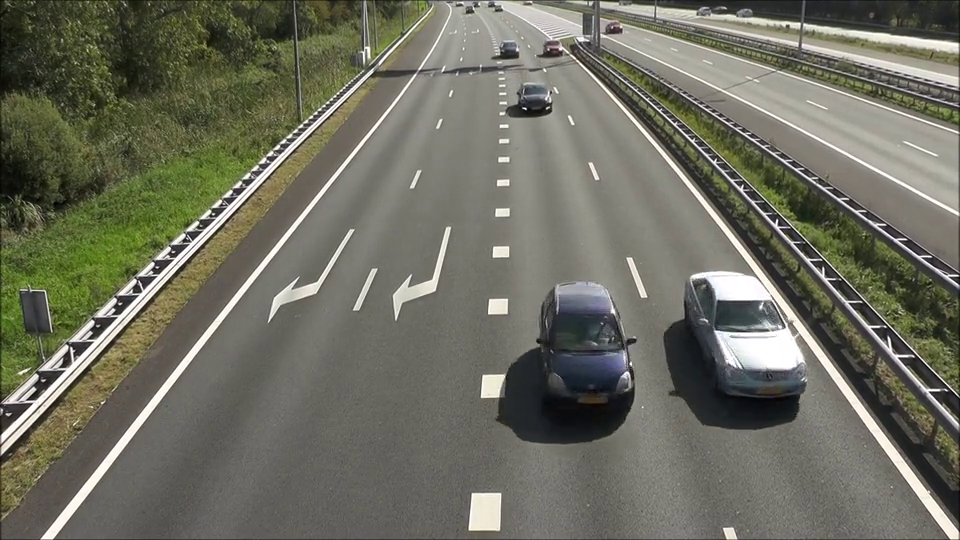
#> input picture frame 60 of backend/samples/cctv_traffic.mp4, 960 x 540 px, given in place of cctv_junction_720p.mp4, which was not available
$ python test_smart_hud.py
#> lines starting #> are read from the running program, lines starting #| are printed output that depends on the picture; after the words box and inside, x2 and y2 are one past the last pixel; in counts of white or black regions, pixels touching at a corner belong together; pictures that were not available may be replaced by others from this repository, and a replacement may not be noted
import cv2
import numpy as np
import datetime

def draw_smart_city_cctv_hud(
    frame: np.ndarray,
    vehicle_box: np.ndarray,
    violation_type: str,
    plate_number: str,
    confidence: float,
    speed_kmh: float = None,
    speed_limit_kmh: float = 50.0,
    rider_box: np.ndarray = None,
    plate_crop: np.ndarray = None,
    location_str: str = "CAM-04-NORTH | SECTOR 4 JUNCTION",
    timestamp_str: str = None
) -> np.ndarray:
    annotated = frame.copy()
    h, w = annotated.shape[:2]

    if timestamp_str is None:
        timestamp_str = datetime.datetime.now().strftime("%Y-%m-%d %H:%M:%S IST")

    # 1. Top HUD Bar (Dark glass)
    top_bar_h = 42
    overlay = annotated.copy()
    cv2.rectangle(overlay, (0, 0), (w, top_bar_h), (15, 15, 20), -1)
    cv2.addWeighted(overlay, 0.75, annotated, 0.25, 0, annotated)
    cv2.line(annotated, (0, top_bar_h), (w, top_bar_h), (0, 180, 255), 1)

    # Top Bar Text
    # Left: Rec badge
    cv2.circle(annotated, (20, 21), 6, (0, 0, 240), -1)
    cv2.putText(annotated, "AI SURVEILLANCE LIVE", (34, 26), cv2.FONT_HERSHEY_DUPLEX, 0.48, (255, 255, 255), 1)

    # Center: Camera Info
    cam_text = f"POV: POLE-MOUNTED TOP-VIEW | {location_str}"
    (tw, th), _ = cv2.getTextSize(cam_text, cv2.FONT_HERSHEY_DUPLEX, 0.45, 1)
    cv2.putText(annotated, cam_text, ((w - tw) // 2, 26), cv2.FONT_HERSHEY_DUPLEX, 0.45, (220, 220, 220), 1)

    # Right: Timestamp
    (tw_ts, _), _ = cv2.getTextSize(timestamp_str, cv2.FONT_HERSHEY_DUPLEX, 0.45, 1)
    cv2.putText(annotated, timestamp_str, (w - tw_ts - 20, 26), cv2.FONT_HERSHEY_DUPLEX, 0.45, (0, 240, 255), 1)

    # 2. Vehicle Bounding Box (High-tech red surveillance box)
    vx1, vy1, vx2, vy2 = vehicle_box
    # Main rectangle
    cv2.rectangle(annotated, (vx1, vy1), (vx2, vy2), (0, 0, 255), 2)
    # Tech corner brackets
    c_len = min(20, (vx2 - vx1) // 3, (vy2 - vy1) // 3)
    c_thick = 3
    # Top-left
    cv2.line(annotated, (vx1, vy1), (vx1 + c_len, vy1), (0, 255, 255), c_thick)
    cv2.line(annotated, (vx1, vy1), (vx1, vy1 + c_len), (0, 255, 255), c_thick)
    # Top-right
    cv2.line(annotated, (vx2, vy1), (vx2 - c_len, vy1), (0, 255, 255), c_thick)
    cv2.line(annotated, (vx2, vy1), (vx2, vy1 + c_len), (0, 255, 255), c_thick)
    # Bottom-left
    cv2.line(annotated, (vx1, vy2), (vx1 + c_len, vy2), (0, 255, 255), c_thick)
    cv2.line(annotated, (vx1, vy2), (vx1, vy2 - c_len), (0, 255, 255), c_thick)
    # Bottom-right
    cv2.line(annotated, (vx2, vy2), (vx2 - c_len, vy2), (0, 255, 255), c_thick)
    cv2.line(annotated, (vx2, vy2), (vx2, vy2 - c_len), (0, 255, 255), c_thick)

    # Violation label over vehicle
    if violation_type == "Over Speeding" and speed_kmh is not None:
        v_title = f"VIOLATION: SPEED {speed_kmh:.1f} KM/H (LIMIT {speed_limit_kmh:.0f})"
    elif violation_type == "Red Light Violation":
        v_title = "VIOLATION: RED LIGHT SIGNAL JUMP"
    elif violation_type == "Wrong Side Driving":
        v_title = "VIOLATION: WRONG LANE / COUNTER-FLOW"
    elif violation_type == "Helmet Violation":
        v_title = f"VIOLATION: NO HELMET ({int(confidence*100)}%)"
    else:
        v_title = f"VIOLATION: {violation_type.upper()}"

    (lw, lh), _ = cv2.getTextSize(v_title, cv2.FONT_HERSHEY_DUPLEX, 0.52, 1)
    tag_y = max(top_bar_h + 20, vy1)
    cv2.rectangle(annotated, (vx1, tag_y - lh - 10), (vx1 + lw + 12, tag_y), (0, 0, 220), -1)
    cv2.rectangle(annotated, (vx1, tag_y - lh - 10), (vx1 + lw + 12, tag_y), (0, 255, 255), 1)
    cv2.putText(annotated, v_title, (vx1 + 6, tag_y - 4), cv2.FONT_HERSHEY_DUPLEX, 0.52, (255, 255, 255), 1)

    # Rider box if applicable
    if rider_box is not None:
        rx1, ry1, rx2, ry2 = rider_box
        cv2.rectangle(annotated, (rx1, ry1), (rx2, ry2), (0, 165, 255), 2)
        cv2.putText(annotated, "RIDER", (rx1, max(top_bar_h + 15, ry1 - 4)), cv2.FONT_HERSHEY_DUPLEX, 0.42, (0, 165, 255), 1)

    # 3. Bottom-Left Card: Offense & Legal Notice
    card_w, card_h = 320, 85
    card_x, card_y = 15, h - card_h - 15
    card_overlay = annotated.copy()
    cv2.rectangle(card_overlay, (card_x, card_y), (card_x + card_w, card_y + card_h), (15, 15, 25), -1)
    cv2.addWeighted(card_overlay, 0.85, annotated, 0.15, 0, annotated)
    cv2.rectangle(annotated, (card_x, card_y), (card_x + card_w, card_y + card_h), (0, 0, 255), 2)

    cv2.putText(annotated, "TRAFFIC POLICE DIGITAL CHALLAN", (card_x + 10, card_y + 20), cv2.FONT_HERSHEY_DUPLEX, 0.45, (0, 220, 255), 1)
    cv2.putText(annotated, f"OFFENSE: {violation_type}", (card_x + 10, card_y + 42), cv2.FONT_HERSHEY_DUPLEX, 0.50, (255, 255, 255), 1)
    cv2.putText(annotated, f"PLATE: {plate_number}", (card_x + 10, card_y + 65), cv2.FONT_HERSHEY_DUPLEX, 0.55, (0, 255, 255), 2)

    # 4. Bottom-Right Card: ANPR Plate Inset
    pip_w, pip_h = 240, 85
    pip_x, pip_y = w - pip_w - 15, h - pip_h - 15
    pip_overlay = annotated.copy()
    cv2.rectangle(pip_overlay, (pip_x, pip_y), (pip_x + pip_w, pip_y + pip_h), (15, 15, 25), -1)
    cv2.addWeighted(pip_overlay, 0.85, annotated, 0.15, 0, annotated)
    cv2.rectangle(annotated, (pip_x, pip_y), (pip_x + pip_w, pip_y + pip_h), (0, 200, 255), 1)

    cv2.putText(annotated, "AUTOMATIC NUMBER PLATE (ANPR)", (pip_x + 10, pip_y + 18), cv2.FONT_HERSHEY_DUPLEX, 0.38, (0, 200, 255), 1)

    # If plate crop image is available, embed it inside PIP card
    if plate_crop is not None and plate_crop.size > 0:
        crop_target_w = 95
        crop_target_h = 45
        resized_crop = cv2.resize(plate_crop, (crop_target_w, crop_target_h))
        crop_x = pip_x + 10
        crop_y = pip_y + 28
        annotated[crop_y:crop_y + crop_target_h, crop_x:crop_x + crop_target_w] = resized_crop
        cv2.rectangle(annotated, (crop_x, crop_y), (crop_x + crop_target_w, crop_y + crop_target_h), (255, 255, 255), 1)

        # Plate text beside crop
        text_x = crop_x + crop_target_w + 10
        cv2.putText(annotated, plate_number, (text_x, pip_y + 46), cv2.FONT_HERSHEY_DUPLEX, 0.52, (255, 255, 255), 2)
        cv2.putText(annotated, f"CONF: {int(confidence*100)}%", (text_x, pip_y + 68), cv2.FONT_HERSHEY_DUPLEX, 0.40, (0, 255, 0), 1)
    else:
        cv2.putText(annotated, plate_number, (pip_x + 15, pip_y + 48), cv2.FONT_HERSHEY_DUPLEX, 0.65, (255, 255, 255), 2)
        cv2.putText(annotated, f"OCR CONF: {int(confidence*100)}%", (pip_x + 15, pip_y + 70), cv2.FONT_HERSHEY_DUPLEX, 0.42, (0, 255, 0), 1)

    return annotated

if __name__ == "__main__":
    cap = cv2.VideoCapture("samples/cctv_junction_720p.mp4")
    cap.set(cv2.CAP_PROP_POS_FRAMES, 60)
    ret, frame = cap.read()
#> frame is the input picture: shape (540, 960, 3); mean B, G, R 96.6, 109.9, 109.9
    cap.release()
    if ret:
        dummy_vbox = np.array([450, 300, 560, 420])
        dummy_crop = frame[360:410, 460:550]
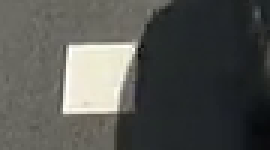
#> dummy_crop: shape (50, 90, 3) (shown 3 times larger); mean B, G, R 80.4, 84.3, 83.4
        out = draw_smart_city_cctv_hud(
            frame, dummy_vbox, "Red Light Violation", "TN09AB1234", 0.94,
            speed_kmh=64.2, plate_crop=dummy_crop
        )
#> in draw_smart_city_cctv_hud, `cv2.rectangle(overlay, (0, 0), (w, top_bar_h), (15, 15, 20), -1)`:
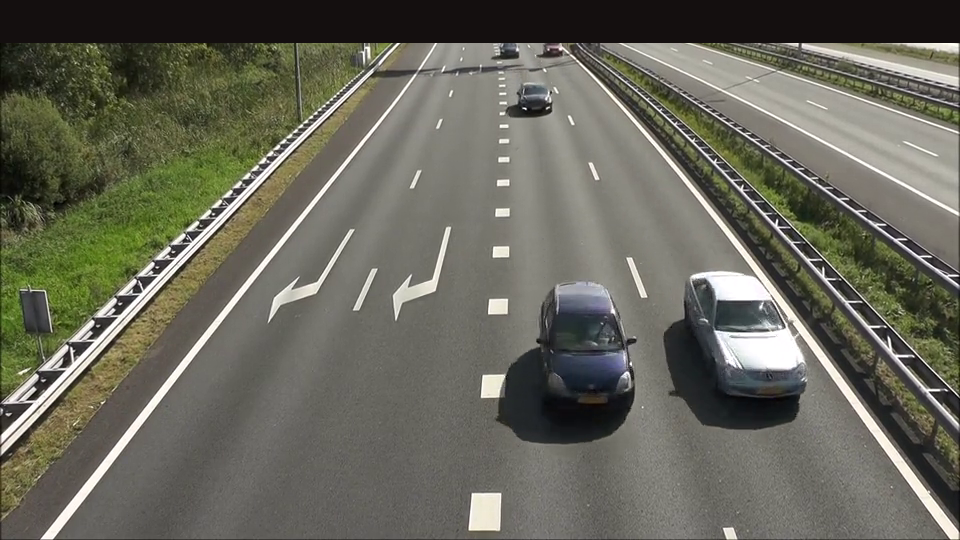
#> overlay: shape (540, 960, 3); 7.96% of pixels changed, all inside (x1, y1, x2, y2) = (0, 0, 960, 43)
#> in draw_smart_city_cctv_hud, `cv2.circle(annotated, (20, 21), 6, (0, 0, 240), -1)`: annotated: shape (540, 960, 3); mean B, G, R 92.3, 105, 105.6
#> in draw_smart_city_cctv_hud, `cv2.line(annotated, (vx1, vy1), (vx1 + c_len, vy1), (0, 255, 255), c_t..`: annotated: shape (540, 960, 3); mean B, G, R 92.8, 105.7, 107
#> in draw_smart_city_cctv_hud, `cv2.line(annotated, (vx1, vy1), (vx1, vy1 + c_len), (0, 255, 255), c_t..`: annotated: shape (540, 960, 3); mean B, G, R 92.8, 105.8, 107
#> in draw_smart_city_cctv_hud, `cv2.line(annotated, (vx2, vy1), (vx2 - c_len, vy1), (0, 255, 255), c_t..`: annotated: shape (540, 960, 3); mean B, G, R 92.8, 105.8, 107
#> in draw_smart_city_cctv_hud, `cv2.line(annotated, (vx2, vy1), (vx2, vy1 + c_len), (0, 255, 255), c_t..`: annotated: shape (540, 960, 3); mean B, G, R 92.8, 105.9, 107
#> in draw_smart_city_cctv_hud, `cv2.line(annotated, (vx1, vy2), (vx1, vy2 - c_len), (0, 255, 255), c_t..`: annotated: shape (540, 960, 3); mean B, G, R 92.7, 105.9, 107
#> in draw_smart_city_cctv_hud, `cv2.line(annotated, (vx2, vy2), (vx2 - c_len, vy2), (0, 255, 255), c_t..`: annotated: shape (540, 960, 3); mean B, G, R 92.7, 106, 107
#> in draw_smart_city_cctv_hud, `cv2.line(annotated, (vx2, vy2), (vx2, vy2 - c_len), (0, 255, 255), c_t..`: annotated: shape (540, 960, 3); mean B, G, R 92.7, 106, 107.1
#> in draw_smart_city_cctv_hud, `cv2.rectangle(card_overlay, (card_x, card_y), (card_x + card_w, card_y..`:
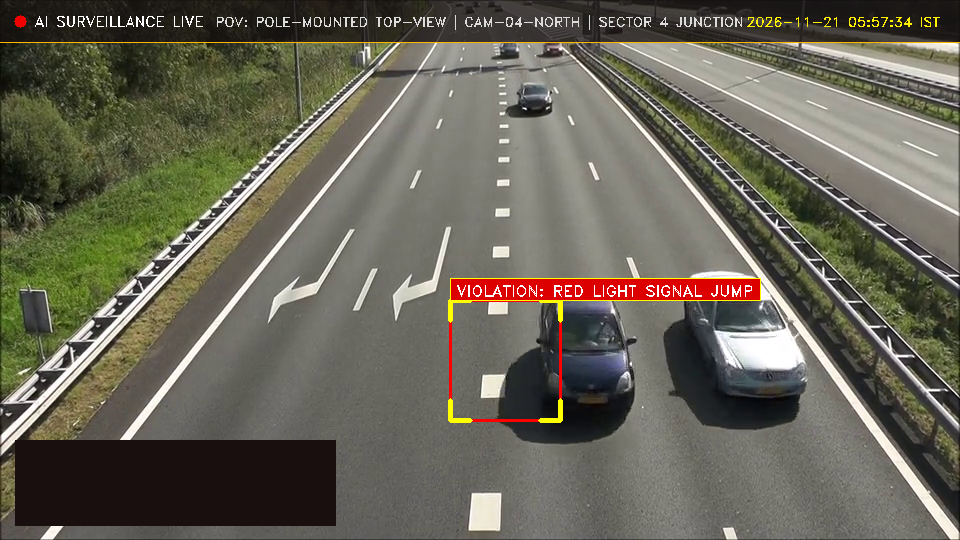
#> card_overlay: shape (540, 960, 3); mean B, G, R 87.1, 100.2, 103.9
#> in draw_smart_city_cctv_hud, `cv2.rectangle(pip_overlay, (pip_x, pip_y), (pip_x + pip_w, pip_y + pip..`:
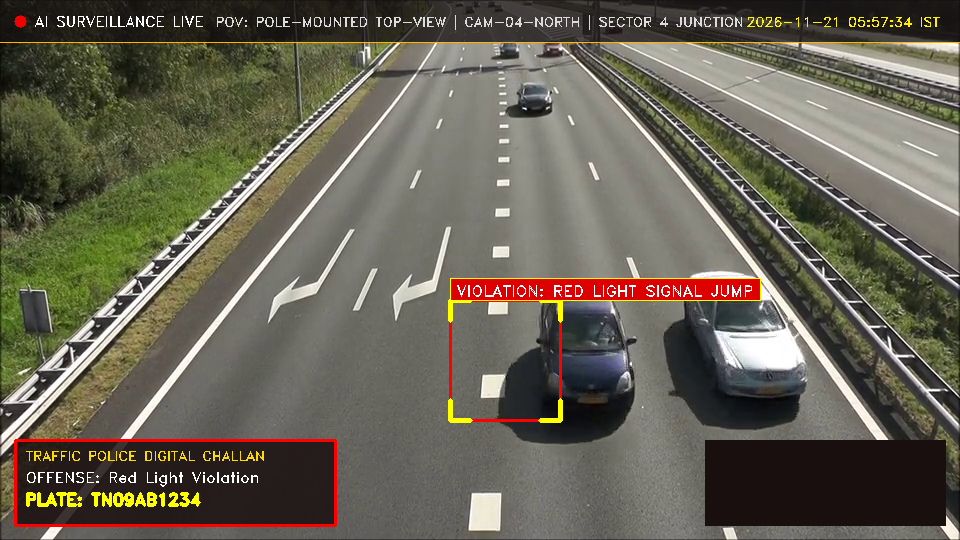
#> pip_overlay: shape (540, 960, 3); mean B, G, R 84, 97.9, 103
#> in draw_smart_city_cctv_hud, `cv2.putText(annotated, "AUTOMATIC NUMBER PLATE (ANPR)", (pip_x + 10, p..`:
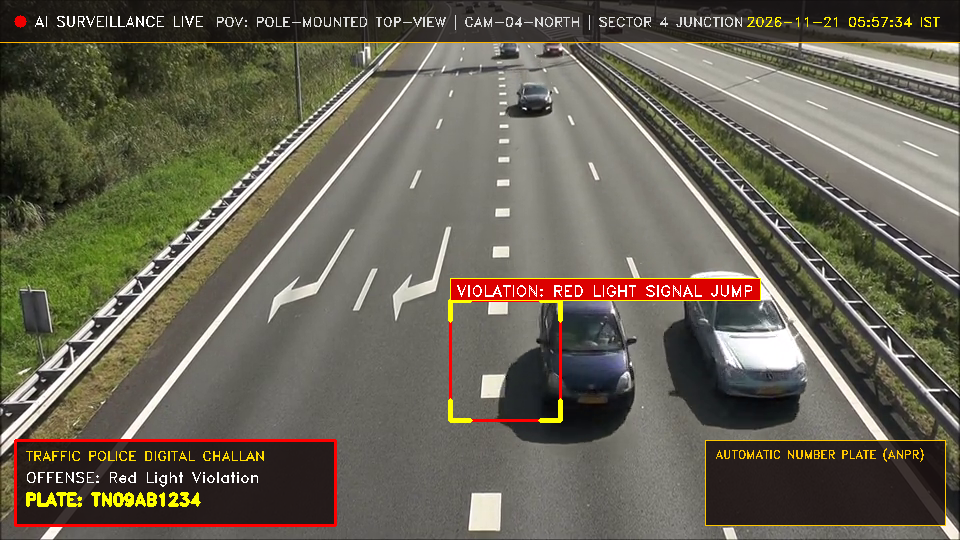
#> annotated: shape (540, 960, 3); mean B, G, R 84.5, 99, 104.1
#> in draw_smart_city_cctv_hud, `resized_crop = cv2.resize(plate_crop, (crop_target_w, crop_target_h))`:
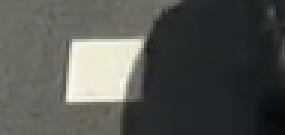
#> resized_crop: shape (45, 95, 3) (shown 3 times larger); mean B, G, R 80.2, 84.2, 83.2
#> in draw_smart_city_cctv_hud, `cv2.putText(annotated, plate_number, (text_x, pip_y + 46), cv2.FONT_HE..`:
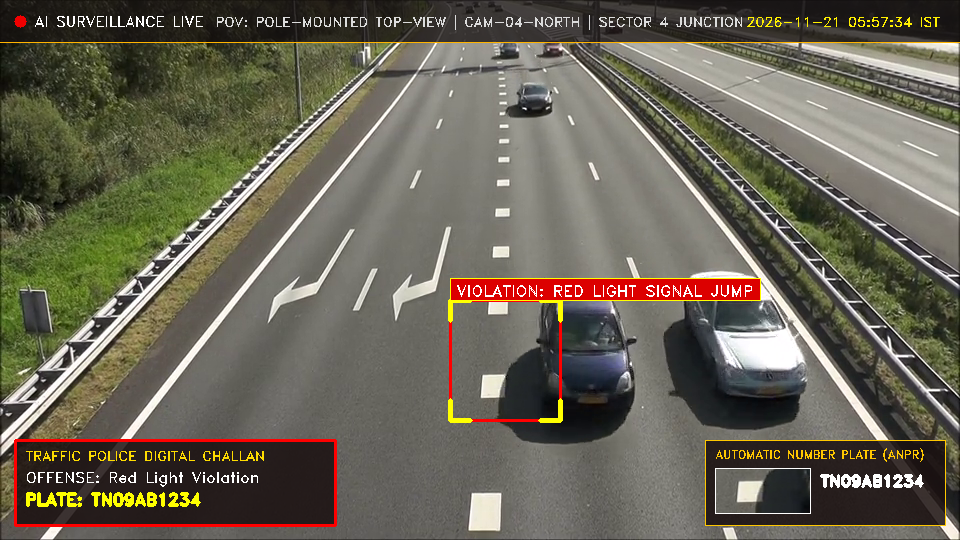
#> annotated: shape (540, 960, 3); mean B, G, R 85.4, 99.9, 105
#> in draw_smart_city_cctv_hud, `cv2.putText(annotated, f"CONF: {int(confidence*100)}%", (text_x, pip_y..`: annotated: shape (540, 960, 3); 0.04% of pixels changed, all inside (x1, y1, x2, y2) = (821, 500, 890, 509)
        cv2.imwrite("samples/test_hud_output.jpg", out)
        print("Generated samples/test_hud_output.jpg successfully!")
